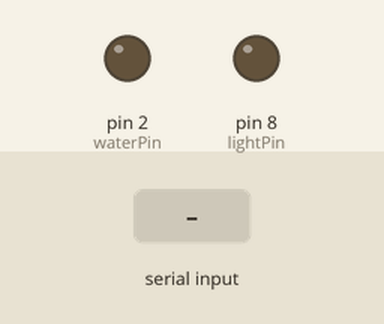
A sketch run on a simulated Arduino Uno, built with avr-gcc and run on an emulated ATmega328P. Shown: output pins drawn as LEDs (lit = HIGH). The test bench sets the inputs (shaded band).

Above: at 1.2 s.
1.3 s: "W1" received over Serial
At 2.2 s:
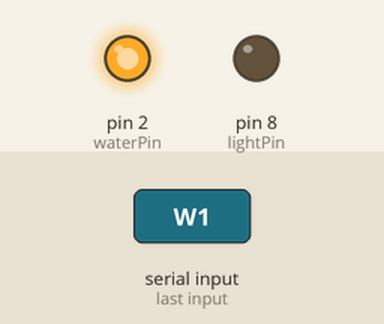
2.8 s: "L1" received over Serial
At 3.4 s:
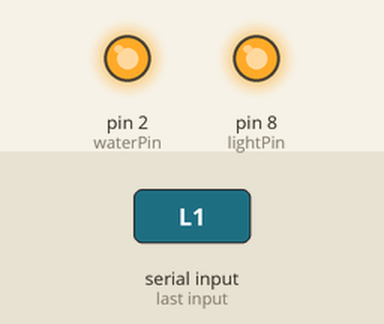
4.3 s: "W0" received over Serial
At 4.7 s:
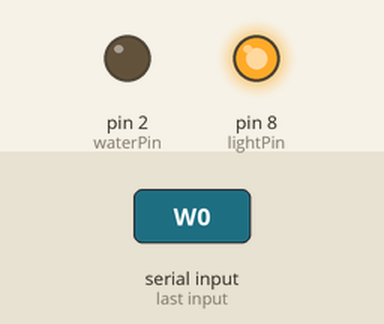
5.8 s: "L0" received over Serial
At 7.1 s:
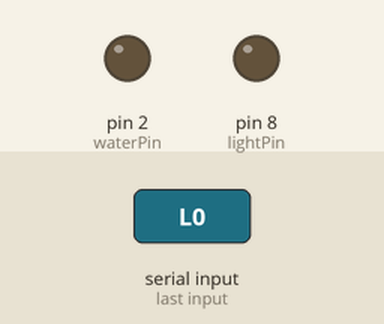
Timing chart, 0 to 8.3 s (numbered marks = the images above; inputs shaded):
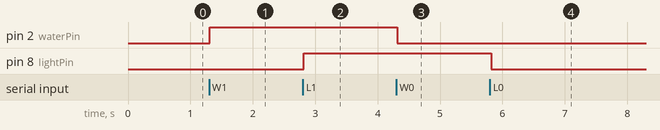

Measured:
- after the input at 1.3 s, pin 2 (waterPin): LOW → HIGH at once
- after the input at 2.8 s, pin 8 (lightPin): LOW → HIGH at once
- after the input at 4.3 s, pin 2 (waterPin): HIGH → LOW at once
- after the input at 5.8 s, pin 8 (lightPin): HIGH → LOW at once

The sketch:

soil-monitor.ino
```cpp
const int soil1Pin = A0;
const int soil1PowerPin = 7;
const int soil2Pin = A2;
const int soil2PowerPin = 6;
const int tempPin = A5;
const int photoPin = A1;
const int waterPin = 2;
const int lightPin = 8;

// Measure the voltage at 5V and the actual resistance of your
// 47k resistor, and enter them below:
const float VCC = 5.10; // Measured voltage of Ardunio 5V line
const float R_DIV = 4620.0; // Measured resistance of 4.7k resistor

// Remote commands
char buff[3] = "  ";
unsigned short controlChars = 0;
volatile unsigned short timer1Counter = 0;

void setup() {
  // put your setup code here, to run once:
  pinMode(soil1PowerPin, OUTPUT);
  pinMode(soil2PowerPin, OUTPUT);
  pinMode(waterPin, OUTPUT);
  pinMode(lightPin, OUTPUT);

  // initialize timer1
  noInterrupts();           // disable all interrupts
  TCCR1A = 0;
  TCCR1B = 0;
  TCNT1  = 0;

  // (CPU CLK Speed/ Prescaler) / Desired Hz
  // ((16*10^6) / 1024) / (1/60) = 937,500
  // Once a minute (this is too large) Max is 65,536
  // If we divide by 15, we get a number smaller than the Max = 62,500
  // So we will count up to 15 and trigger
  OCR1A = 0xF424;           // compare match register
  TCCR1B |= (1 << WGM12);   // CTC mode (clear timer on compare match)
  TCCR1B |= (1 << CS10);    // 1024 prescaler
  TCCR1B |= (1 << CS12);
  TIMSK1 |= (1 << OCIE1A);  // enable timer compare interrupt
  interrupts();             // enable all interrupts

  Serial.begin(9600);
}

// timer compare interrupt service routine
ISR(TIMER1_COMPA_vect) {
  if (++timer1Counter == 15) {
    timer1Counter = 0;
    int photoReading = analogRead(photoPin);
    float photoVoltage = photoReading * (VCC / 1023.0);
    float photoResistance = R_DIV * (VCC / photoVoltage - 1.0);
    digitalWrite(soil1PowerPin, HIGH);
    digitalWrite(soil2PowerPin, HIGH);
    int soil1Reading = analogRead(soil1Pin);
    int soil2Reading = analogRead(soil2Pin);
    digitalWrite(soil1PowerPin, LOW);
    digitalWrite(soil2PowerPin, LOW);
    int tempReading = analogRead(tempPin);
    float voltage = (tempReading * VCC) / 1023.0;
    float tempC = (voltage - 0.5) * 100;
    float tempF = ((tempC * 9.0) / VCC) + 32;
    Serial.print(soil1Reading);
    Serial.print(", ");
    Serial.print(soil2Reading);
    Serial.print(", ");
    Serial.print(tempF);
    Serial.print(", ");
    Serial.println(photoResistance);
  }
}

void serialCommand(char command[3]) {
  if (strcmp(command, "W1") == 0) {
      digitalWrite(waterPin, HIGH);
      // Serial.println("Water valve is open");
    } else if (strcmp(command, "W0") == 0) {
      digitalWrite(waterPin, LOW);
      // Serial.println("Water valve is closed");
    } else if (strcmp(command, "L1") == 0) {
      digitalWrite(lightPin, HIGH);
      // Serial.println("Light is on");
    } else if (strcmp(command, "L0") == 0) {
      digitalWrite(lightPin, LOW);
      // Serial.println("Light is off");
    }
}

void loop() {
  char buffer1;
  // put your main code here, to run repeatedly:
  if (Serial.available() > 0) {
    buffer1 = Serial.read();
    if (controlChars == 0 || controlChars == 1) {
      buff[controlChars] = buffer1;
      // Serial.print(int(buffer1));
    }
    if (++controlChars == 2) {
      controlChars = 0;
    }

    if (controlChars == 0) {
      serialCommand(buff);
    }
  }
  delay(10);
}
```
